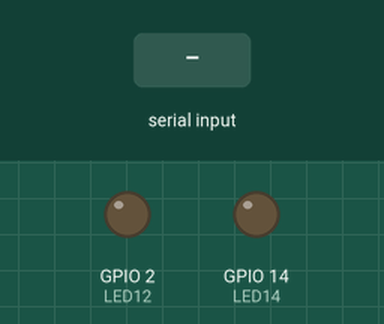
Recording of a sketch running on a simulated ESP32. Shown: output pins drawn as LEDs (lit = HIGH). The test bench sets the inputs (shaded band). Nothing arrives over Bluetooth unless stated.

Above: at 1.2 s.
1.3 s: "1" received over the second serial link
At 2.1 s:
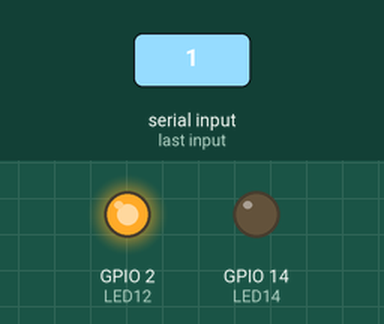
2.8 s: "3" received over the second serial link
At 3.3 s:
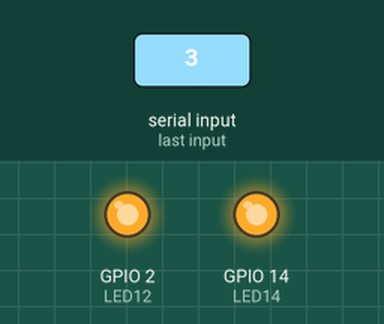
4.3 s: "2" received over the second serial link
At 5.5 s:
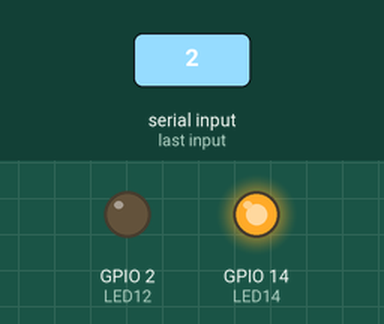
5.8 s: "4" received over the second serial link
At 6.7 s:
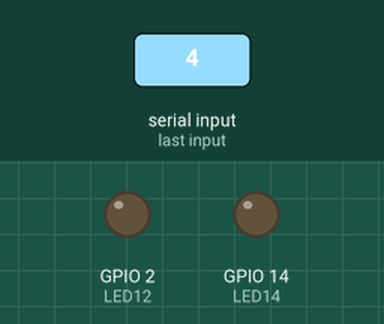
Timing chart, 0 to 8.3 s (numbered marks = the images above; inputs shaded):
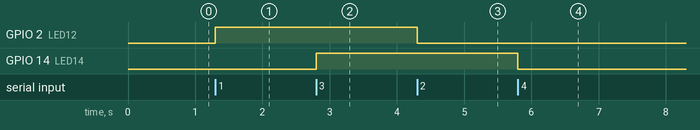

The sketch:

BT4.ino
```cpp
// Juan A. Villalpando.
// KIO4.COM
// Bluetooth ESP32

#include "BluetoothSerial.h"

#if !defined(CONFIG_BT_ENABLED) || !defined(CONFIG_BLUEDROID_ENABLED)
#error Bluetooth no activado! Activa la conexion Bluetooth.
#endif

BluetoothSerial SerialBT;


char caracter;
#define LED12 2 // LED en terminal 12
#define LED14 14 // LED en terminal 14

void setup() {
SerialBT.begin("ESP32test");
pinMode(LED12, OUTPUT);
pinMode(LED14, OUTPUT);
}

void loop() {
  if(SerialBT.available()) {
  caracter = SerialBT.read();

  if(caracter == '1')
  {
  digitalWrite(LED12, HIGH);
  }

  if(caracter == '2')
  {
  digitalWrite(LED12, LOW);
  }

  if(caracter == '3')
  {
  digitalWrite(LED14, HIGH);
  }

  if(caracter == '4')
  {
  digitalWrite(LED14, LOW);
  }

  } // =>Fin del available

} // =>Fin del loop
```

Measured:
- after the input at 1.3 s, GPIO 2 (LED12): LOW → HIGH at once
- after the input at 2.8 s, GPIO 14 (LED14): LOW → HIGH at once
- after the input at 4.3 s, GPIO 2 (LED12): HIGH → LOW at once
- after the input at 5.8 s, GPIO 14 (LED14): HIGH → LOW at once
